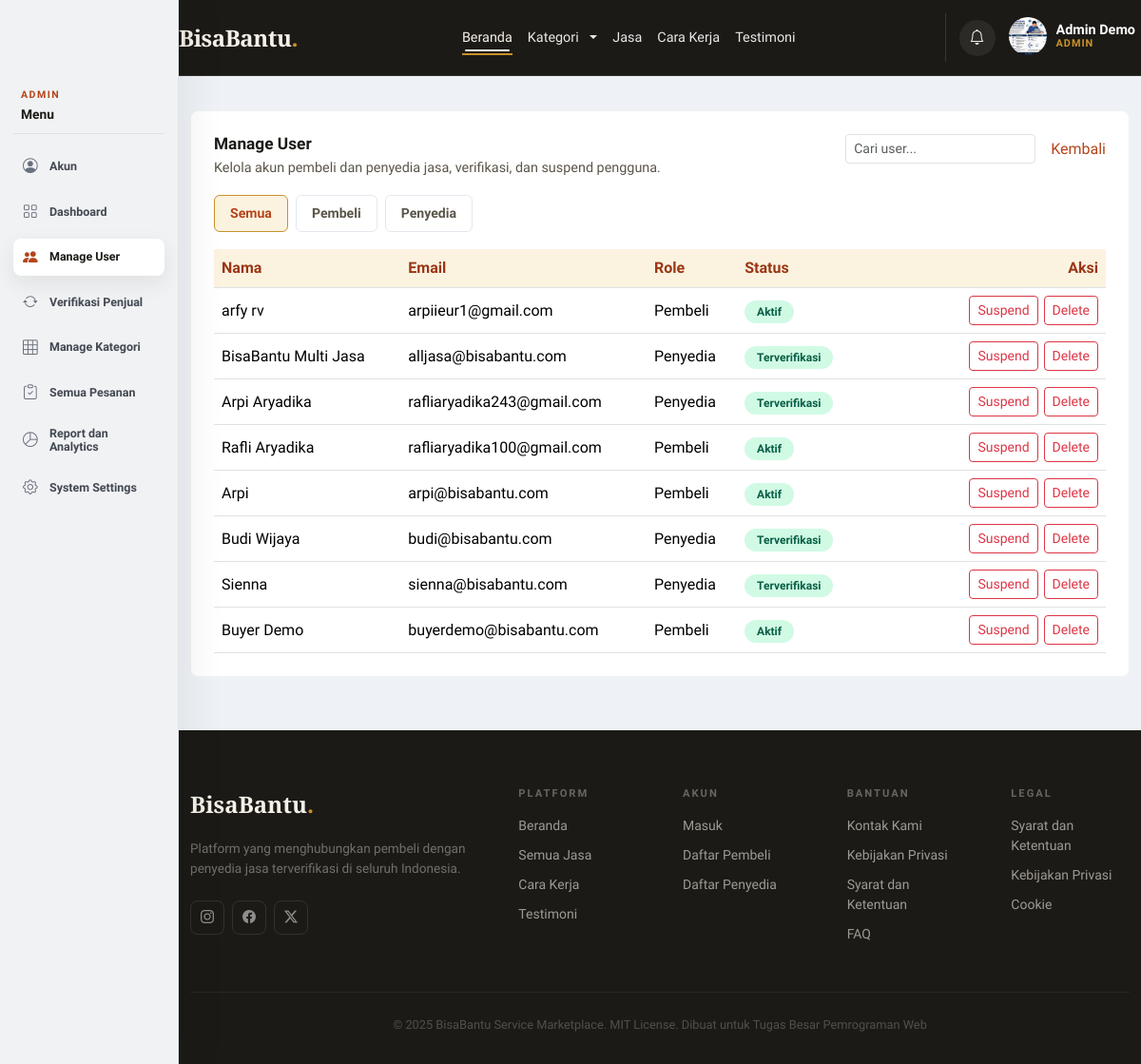
The app's page /index.php?page=admin_users (signed in) with its own data.
### tables this page shows
CREATE TABLE `users` (
  `id` int NOT NULL AUTO_INCREMENT,
  `name` varchar(100) NOT NULL,
  `email` varchar(100) NOT NULL,
  `password` varchar(255) NOT NULL,
  `role` enum('buyer','provider','admin') NOT NULL,
  `is_verified` tinyint(1) DEFAULT '0',
  `phone` varchar(20) DEFAULT NULL,
  `address` text,
  `remember_token` varchar(255) DEFAULT NULL,
  `profile_photo` varchar(255) DEFAULT NULL,
  `created_at` timestamp NOT NULL DEFAULT CURRENT_TIMESTAMP,
  `updated_at` timestamp NOT NULL DEFAULT CURRENT_TIMESTAMP ON UPDATE CURRENT_TIMESTAMP,
  PRIMARY KEY (`id`),
  UNIQUE KEY `email` (`email`)
);

### src/helpers/functions.php (called while the page is built, shortened)
<?php
function base_url($path = '') {
    $scheme = (!empty($_SERVER['HTTPS']) && $_SERVER['HTTPS'] !== 'off') ? 'https' : 'http';
    $host = $_SERVER['HTTP_HOST'] ?? 'localhost';
    $scriptDir = rtrim(dirname($_SERVER['SCRIPT_NAME']), '/\\');
    $base = $scheme . '://' . $host . $scriptDir;
    return rtrim($base, '/\\') . '/' . ltrim($path, '/\\');
}
function e($value) {
    return htmlspecialchars($value, ENT_QUOTES, 'UTF-8');
}
function role_label($role) {
    $labels = ['buyer' => 'Pembeli', 'provider' => 'Penyedia', 'admin' => 'Admin'];
    return $labels[$role] ?? $role;
}

### src/models/UserModel.php (called while the page is built, shortened)
<?php
class UserModel {
    private $pdo;
    public function __construct($pdo) {
        $this->pdo = $pdo;
    }
    public function getAll() {
        $stmt = $this->pdo->query('SELECT * FROM users ORDER BY created_at DESC');
        return $stmt->fetchAll();
    }
}

### src/models/SettingsModel.php (called while the page is built, shortened)
<?php
class SettingsModel {
    private $file;
    public function __construct() {
        $this->file = __DIR__ . '/../config/settings.json';
    }
    private function defaults() {
        return [
            'commission_rate' => 10,
            'shipping_cost' => 15000,
            'payment_methods' => ['bank_transfer', 'cash'],
            'email_template_welcome' => 'Selamat datang di BisaBantu!',
            'email_template_order' => 'Pesanan Anda telah diterima.',
            'notification_enabled' => true,
            'session_timeout' => 60,
            'suspended_users' => [],
        ];
    }
    public function getAll() {
        $data = json_decode(file_get_contents($this->file), true);
        return is_array($data) ? array_merge($this->defaults(), $data) : $this->defaults();
    }
    public function isUserSuspended($userId) {
        $settings = $this->getAll();
        return in_array((int) $userId, $settings['suspended_users'], true);
    }
}

### src/views/admin/users.php (the view, shortened to what this page needs)
<?php
require_once __DIR__ . '/../../models/UserModel.php';
require_once __DIR__ . '/../../models/SettingsModel.php';
$userModel = new UserModel($pdo);
$settingsModel = new SettingsModel();
$tab = $_GET['tab'] ?? 'all';
$users = $userModel->getAll();
$filtered = array_filter($users, function ($u) use ($tab) {
    if ($tab === 'buyer') return $u['role'] === 'buyer';
    if ($tab === 'provider') return $u['role'] === 'provider';
    if ($tab === 'admin') return $u['role'] === 'admin';
    return $u['role'] !== 'admin';
});
?>
<main class="admin-dashboard">
    <div class="container">
        <section class="admin-panel">
            <div class="admin-panel-head">
                <div>
                    <h2>Manage User</h2>
                    <p>Kelola akun pembeli dan penyedia jasa, verifikasi, dan suspend pengguna.</p>
                </div>
                <div class="d-flex gap-3 align-items-center">
                    <input type="text" id="tableSearch" class="form-control form-control-sm" placeholder="Cari user..." style="width: 200px;">
                    <a href="<?= base_url('index.php?page=dashboard') ?>" class="link-accent">Kembali</a>
                </div>
            </div>
            <div class="admin-tabs">
                <a href="<?= base_url('index.php?page=admin_users&tab=all') ?>" class="<?= $tab === 'all' ? 'active' : '' ?>">Semua</a>
                <a href="<?= base_url('index.php?page=admin_users&tab=buyer') ?>" class="<?= $tab === 'buyer' ? 'active' : '' ?>">Pembeli</a>
                <a href="<?= base_url('index.php?page=admin_users&tab=provider') ?>" class="<?= $tab === 'provider' ? 'active' : '' ?>">Penyedia</a>
            </div>
            <div class="table-responsive">
                <table class="table admin-table align-middle mb-0">
                    <thead>
                        <tr>
                            <th>Nama</th>
                            <th>Email</th>
                            <th>Role</th>
                            <th>Status</th>
                            <th class="text-end">Aksi</th>
                        </tr>
                    </thead>
                    <tbody>
                        <?php if (empty($filtered)): ?>
                            <tr><td colspan="5" class="text-center text-muted py-4">Tidak ada pengguna.</td></tr>
                        <?php else: ?>
                            <?php foreach ($filtered as $user): ?>
                                <?php
                                $isSuspended = $settingsModel->isUserSuspended($user['id']);
                                if ($user['role'] === 'provider' && !$user['is_verified']) {
                                    $statusLabel = 'Pending Verifikasi';
                                    $statusClass = 'pending';
                                } elseif ($isSuspended) {
                                    $statusLabel = 'Disuspend';
                                    $statusClass = 'inactive';
                                } else {
                                    $statusLabel = $user['role'] === 'provider' ? 'Terverifikasi' : 'Aktif';
                                    $statusClass = 'verified';
                                }
                                ?>
                                <tr>
                                    <td><?= e($user['name']) ?></td>
                                    <td><?= e($user['email']) ?></td>
                                    <td><?= e(role_label($user['role'])) ?></td>
                                    <td><span class="status-badge <?= e($statusClass) ?>"><?= e($statusLabel) ?></span></td>
                                    <td class="text-end" style="min-width: 220px;">
                                        <div class="admin-action-group">
                                            <?php if ($user['role'] !== 'admin'): ?>
                                                <form method="post" action="<?= base_url('index.php?page=admin&action=toggle_suspend') ?>" class="d-inline">
                                                    <button type="submit" class="btn btn-sm <?= $isSuspended ? 'btn-outline-custom' : 'btn-outline-danger' ?>">
                                                        <?= $isSuspended ? 'Aktifkan' : 'Suspend' ?>
                                                    </button>
                                                </form>
                                                <form method="post" action="<?= base_url('index.php?page=admin&action=delete_user') ?>" class="d-inline js-admin-delete-user-form" data-user-name="<?= e($user['name']) ?>" data-user-email="<?= e($user['email']) ?>">
                                                    <button type="submit" class="btn btn-sm btn-outline-danger">Delete</button>
                                                </form>
                                            <?php endif; ?>
                                        </div>
                                    </td>
                                </tr>
                            <?php endforeach; ?>
                        <?php endif; ?>
                    </tbody>
                </table>
            </div>
        </section>
    </div>
</main>

### src/assets/css/main.css (style rules this page uses)
:root { --cream: #F5F0E8; --warm-100: #EDE5D0; --warm-200: #D4C4A0; --ink: #1C1A16; --ink-60: #5A5548; --ink-30: #9D9488; --accent: #B5451B; --accent-lt: #F0E4DE; --gold: #C8922A; --gold-lt: #FBF3E0; --orange-primary: var(--accent); --orange-dark: #9a3615; --orange-light: var(--accent-lt); --orange-soft: var(--gold-lt); --text-dark: var(--ink); --text-muted: var(--ink-60); }
body { min-height: 100vh; display: flex; flex-direction: column; font-family: 'Plus Jakarta Sans', system-ui, sans-serif; color: var(--ink); background-color: var(--cream); }
html { min-height: 100%; }
body.has-role-sidebar { padding-left: 188px; background: #f4f5f7; }
.table-responsive { scrollbar-width: thin; scrollbar-color: rgba(181, 69, 27, 0.42) rgba(28, 26, 22, 0.06); }
.link-accent { color: var(--accent); font-weight: 500; text-decoration: none; }
.btn-outline-custom, .btn-primary-custom, .btn-login, .btn-register, .search-box button, .filter-pill, .link-accent, .auth-btn-submit, .auth-btn-outline, .auth-btn-google, .auth-modal-close, .auth-tab, .auth-role-card, .social-btn { transition: transform 0.22s ease, box-shadow 0.22s ease, background-color 0.22s ease, border-color 0.22s ease, color 0.22s ease; }
.link-accent { display: inline-flex; align-items: center; gap: 4px; }
html, body { max-width: 100%; overflow-x: clip; }
button, input, select, textarea { font: inherit; }

### src/assets/css/auth-modal.css (style rules this page uses)
:root { --auth-accent: #B5451B; --auth-accent-dark: #9a3615; --auth-accent-soft: #F0E4DE; --auth-accent-border: #D4C4A0; --auth-gold: #C8922A; --auth-gold-soft: #FBF3E0; --font-sans: 'Plus Jakarta Sans', system-ui, sans-serif; --color-text-primary: #1C1A16; --color-text-secondary: #6b7280; --color-text-tertiary: #9ca3af; --color-background-primary: #fff; --color-background-secondary: #f9fafb; --color-background-tertiary: #f3f4f6; --color-border-secondary: #e5e7eb; --color-border-tertiary: #f3f4f6; --border-radius-md: 8px; --border-radius-xl: 16px; }

### src/assets/css/animations.css (style rules this page uses)
:root { --bb-motion-fast: 180ms; --bb-motion-base: 320ms; --bb-motion-slow: 480ms; --bb-motion-ease: cubic-bezier(.22, 1, .36, 1); --bb-motion-shadow: 0 18px 45px rgba(15, 23, 42, .14); --bb-focus-glow: 0 0 0 .22rem rgba(37, 99, 235, .16); }
html { scroll-behavior: smooth; }
body { opacity: 1; }
body.page-enter { transition: opacity var(--bb-motion-base) var(--bb-motion-ease); will-change: opacity; }
body.page-enter.loaded { opacity: 1; }
.animate-on-scroll { opacity: 0; transition: opacity var(--bb-motion-slow) var(--bb-motion-ease), transform var(--bb-motion-slow) var(--bb-motion-ease); transition-delay: var(--bb-stagger-delay, 0ms); will-change: opacity, transform; }
.animate-on-scroll.fade-up { transform: translate3d(0, 26px, 0); }
.animate-on-scroll.zoom-in { transform: scale(.96); }
.animate-on-scroll.in-view { opacity: 1; transform: translate3d(0, 0, 0) scale(1); }
.btn, button, [type="button"], [type="submit"], .cart-nav-btn, .header-icon-btn, .social-btn, .role-sidebar-nav a, .profile-dropdown-item { position: relative; overflow: hidden; transition: transform var(--bb-motion-fast) var(--bb-motion-ease), box-shadow var(--bb-motion-fast) var(--bb-motion-ease), border-color var(--bb-motion-fast) ease, background-color var(--bb-motion-fast) ease, color var(--bb-motion-fast) ease; }
.form-control, .form-select, textarea, input { transition: border-color var(--bb-motion-fast) ease, box-shadow var(--bb-motion-fast) ease, background-color var(--bb-motion-fast) ease, transform var(--bb-motion-fast) ease; }
.table { animation: bb-fade-up var(--bb-motion-slow) var(--bb-motion-ease) both; }
.table tbody tr { transition: background-color var(--bb-motion-fast) ease; }

### records on screen
users: name "arfy rv", email "arpiieur1@gmail.com", role "Pembeli", role "Aktif", shows "Suspend"
users: name "BisaBantu Multi Jasa", email "alljasa@bisabantu.com", role "Penyedia", role "Terverifikasi", shows "Suspend"
users: name "Arpi Aryadika", email "rafliaryadika243@gmail.com", role "Penyedia", role "Terverifikasi", shows "Suspend"
users: name "Rafli Aryadika", email "rafliaryadika100@gmail.com", role "Pembeli", role "Aktif", shows "Suspend"
users: name "Arpi", email "arpi@bisabantu.com", role "Pembeli", role "Aktif", shows "Suspend"
users: name "Budi Wijaya", email "budi@bisabantu.com", role "Penyedia", role "Terverifikasi", shows "Suspend"
users: name "Sienna", email "sienna@bisabantu.com", role "Penyedia", role "Terverifikasi", shows "Suspend"
users: name "Buyer Demo", email "buyerdemo@bisabantu.com", role "Pembeli", role "Aktif", shows "Suspend"

### other values on screen
$userName "Admin Demo"
$roleLabel "ADMIN"
$roleShortLabel "ADMIN"
$item['label'] "Akun"
$item['label'] "Dashboard"
$item['label'] "Manage User"
$item['label'] "Verifikasi Penjual"
$item['label'] "Manage Kategori"
$item['label'] "Semua Pesanan"
$item['label'] "Report dan Analytics"
$item['label'] "System Settings"
